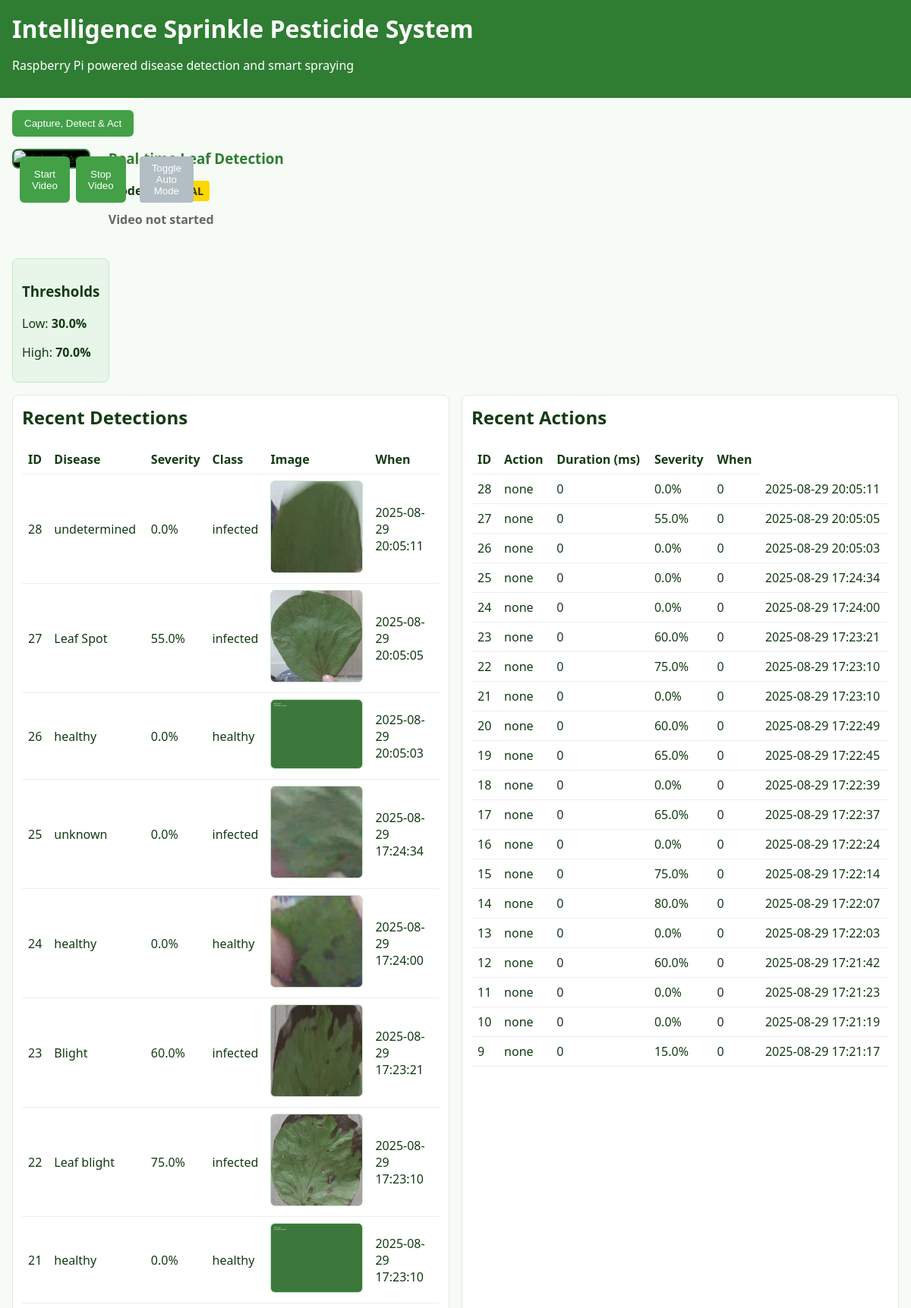
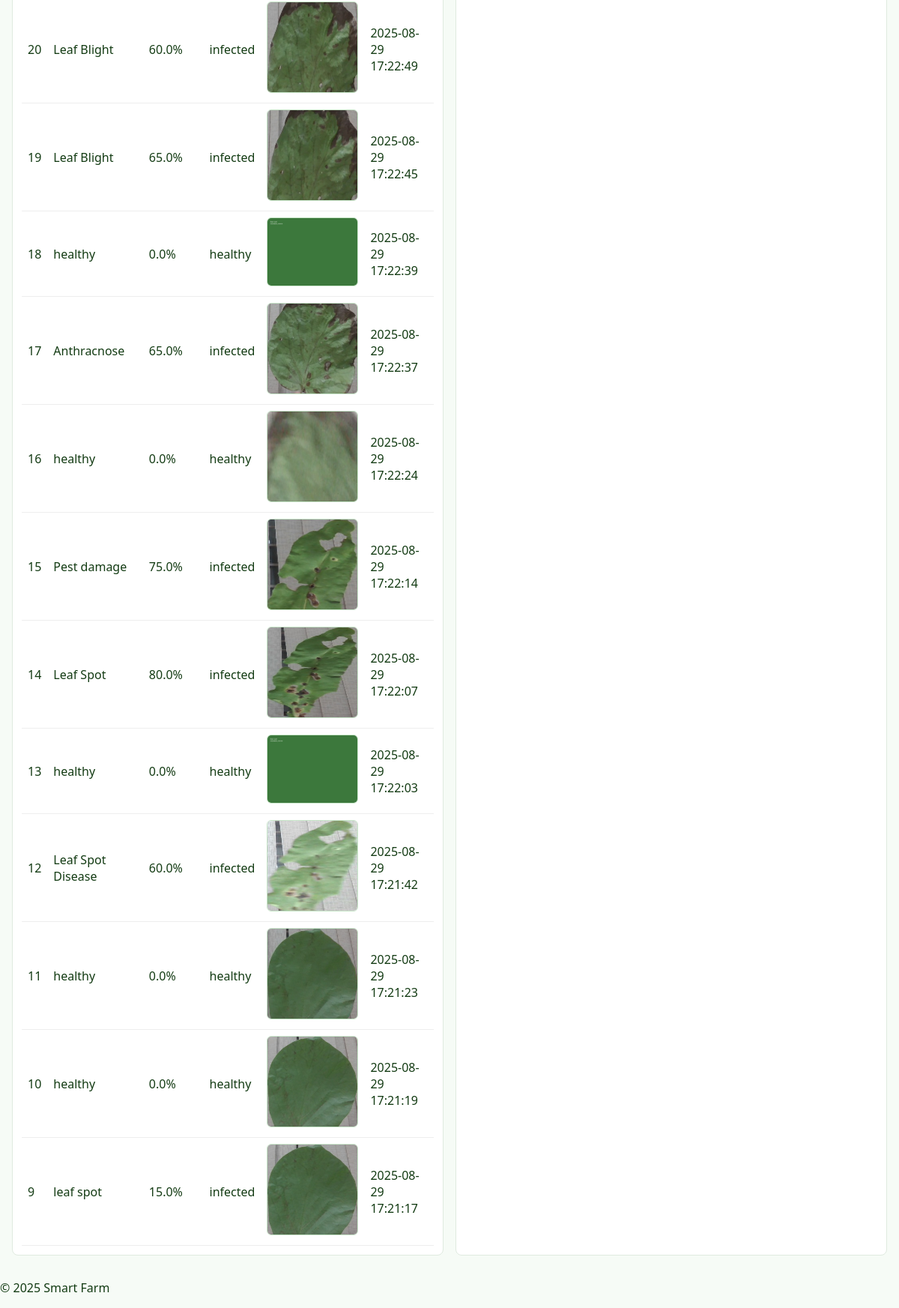
The page / on the database its author committed (2 pictures, top to bottom).
### tables this page shows
CREATE TABLE detections (
                id INTEGER PRIMARY KEY AUTOINCREMENT,
                capture_id INTEGER NOT NULL,
                disease TEXT,
                severity REAL,
                raw_json TEXT,
                created_at DATETIME DEFAULT CURRENT_TIMESTAMP,
                FOREIGN KEY(capture_id) REFERENCES captures(id)
            );

CREATE TABLE actions (
                id INTEGER PRIMARY KEY AUTOINCREMENT,
                detection_id INTEGER NOT NULL,
                action TEXT NOT NULL,
                duration_ms INTEGER DEFAULT 0,
                created_at DATETIME DEFAULT CURRENT_TIMESTAMP,
                FOREIGN KEY(detection_id) REFERENCES detections(id)
            );

### app/routes.py (the view)
@bp.route("/")
def index():
    captures, detections, actions = get_recent(limit=20)
    return render_template(
        "index.html",
        captures=captures,
        detections=detections,
        actions=actions,
        low=current_app.config["SEVERITY_LOW_THRESHOLD"],
        high=current_app.config["SEVERITY_HIGH_THRESHOLD"],
    )

### app/db.py (called while the page is built)
def get_db() -> sqlite3.Connection:
    if "db" not in g:
        db_path = current_app.config["DATABASE_PATH"]
        os.makedirs(os.path.dirname(db_path), exist_ok=True)
        conn = sqlite3.connect(db_path, detect_types=sqlite3.PARSE_DECLTYPES)
        conn.row_factory = sqlite3.Row
        g.db = conn
    return g.db  # type: ignore

def get_recent(limit: int = 20) -> Tuple[list, list, list]:
    db = get_db()
    captures = db.execute("SELECT * FROM captures ORDER BY id DESC LIMIT ?", (limit,)).fetchall()
    detections = db.execute(
        "SELECT d.*, c.image_path FROM detections d JOIN captures c ON d.capture_id = c.id ORDER BY d.id DESC LIMIT ?",
        (limit,),
    ).fetchall()
    actions = db.execute(
        "SELECT a.*, d.disease, d.severity FROM actions a JOIN detections d ON a.detection_id = d.id ORDER BY a.id DESC LIMIT ?",
        (limit,),
    ).fetchall()
    return list(captures), list(detections), list(actions)

### app/templates/index.html (shortened to what this page needs)
{% extends "base.html" %}
{% block content %}
<section class="controls">
	<button id="captureBtn">Capture, Detect & Act</button>
</section>
<section class="video-section">
	<div class="video-container">
		<div class="video-overlay">
			<button id="startVideoBtn">Start Video</button>
			<button id="stopVideoBtn">Stop Video</button>
			<button id="toggleModeBtn">Toggle Auto Mode</button>
		</div>
	</div>
	<div class="detection-info">
		<h3>Real-time Leaf Detection</h3>
		<div class="mode-display">
			<span>Mode: </span>
			<span id="modeIndicator" class="mode-indicator manual">MANUAL</span>
		</div>
		<p id="detectionStatus">Video not started</p>
	</div>
</section>
<section class="status-cards">
	<div class="card">
		<h3>Thresholds</h3>
		<p>Low: <strong>{{ low }}%</strong></p>
		<p>High: <strong>{{ high }}%</strong></p>
	</div>
</section>
<section class="grid">
	<div class="panel">
		<h2>Recent Detections</h2>
		<table>
			<thead>
				<tr>
					<th>ID</th>
					<th>Disease</th>
					<th>Severity</th>
					<th>Class</th>
					<th>Image</th>
					<th>When</th>
				</tr>
			</thead>
			<tbody>
				{% for d in detections %}
				<tr>
					<td>{{ d.id }}</td>
					<td>{{ d.disease }}</td>
					<td>{{ '%.1f'|format(d.severity or 0) }}%</td>
					<td>{{ 'healthy' if (d.severity or 0) <= low and (d.disease or '').lower() == 'healthy' else 'infected' }}</td>
					<td>
						<img src="/{{ d.image_path | replace('\\', '/') }}" alt="leaf" class="thumb" onerror="this.style.display='none'" />
					</td>
					<td>{{ d.created_at }}</td>
				</tr>
				{% endfor %}
			</tbody>
		</table>
	</div>
	<div class="panel">
		<h2>Recent Actions</h2>
		<table>
			<thead>
				<tr>
					<th>ID</th>
					<th>Action</th>
					<th>Duration (ms)</th>
					<th>Severity</th>
					<th>When</th>
				</tr>
			</thead>
			<tbody>
				{% for a in actions %}
				<tr>
					<td>{{ a.id }}</td>
					<td>{{ a.action }}</td>
					<td>{{ a.duration_ms }}</td>
					<td>{{ '%.1f'|format(a.severity or 0) }}%</td>
					<td>{{ a.duration_ms }}</td>
					<td>{{ a.created_at }}</td>
				</tr>
				{% endfor %}
			</tbody>
		</table>
	</div>
</section>
{% endblock %}

### app/templates/base.html (shortened to what this page needs)
<!doctype html>
<html lang="en">
	<head>
		<link rel="stylesheet" href="/static/style.css">
	</head>
	<body>
		<header>
			<h1>Intelligence Sprinkle Pesticide System</h1>
			<p>Raspberry Pi powered disease detection and smart spraying</p>
		</header>
		<main>
			{% block content %}{% endblock %}
		</main>
		<footer>
			<p>&copy; {{ 2025 }} Smart Farm</p>
		</footer>
	</body>
</html>

### app/static/style.css (style rules this page uses)
body { font-family: system-ui, -apple-system, Segoe UI, Roboto, Arial, sans-serif; margin: 0; background: #f6fbf6; color: #133b13; }
header { background: #2e7d32; color: #fff; padding: 16px; }
header h1 { margin: 0; }
main { padding: 16px; }
.controls { display: flex; gap: 12px; align-items: center; margin-bottom: 16px; }
button { background: #43a047; color: #fff; border: none; padding: 10px 16px; border-radius: 6px; cursor: pointer; }
.status-cards { display: flex; gap: 12px; margin-bottom: 16px; }
.card { background: #e8f5e9; border: 1px solid #c8e6c9; border-radius: 8px; padding: 12px; }
.grid { display: grid; grid-template-columns: 1fr 1fr; gap: 16px; }
.panel { background: #fff; border: 1px solid #dfeadf; border-radius: 8px; padding: 12px; }
.panel h2 { margin-top: 0; }
table { width: 100%; border-collapse: collapse; }
th, td { text-align: left; padding: 8px; border-bottom: 1px solid #eee; }
.thumb { width: 120px; height: auto; border-radius: 6px; border: 1px solid #c8e6c9; }
.video-section { margin-bottom: 24px; }
.video-container { position: relative; display: inline-block; margin-right: 20px; }
.video-overlay { position: absolute; top: 10px; left: 10px; display: flex; gap: 8px; }
.detection-info { display: inline-block; vertical-align: top; max-width: 300px; }
.detection-info h3 { margin-top: 0; color: #2e7d32; }
#detectionStatus { font-weight: 600; color: #666; }
.mode-display { margin-bottom: 10px; font-weight: bold; }
.mode-indicator { padding: 4px 8px; border-radius: 4px; font-weight: bold; font-size: 0.9em; text-transform: uppercase; }
.mode-indicator.manual { background-color: #ffd700; color: #333; }
#toggleModeBtn { background-color: #6c5ce7; color: white; border: none; padding: 8px 16px; border-radius: 4px; cursor: pointer; margin-left: 10px; }
#toggleModeBtn:disabled { background-color: #b2bec3; cursor: not-allowed; }

### rows shown on the page
detections: id "28", disease "undetermined", severity "0.0", severity+disease "infected", shows a picture, created_at "2025-08-29 20:05:11"
detections: id "27", disease "Leaf Spot", severity "55.0", severity "infected", shows a picture, created_at "2025-08-29 20:05:05"
detections: id "26", disease "healthy", severity "0.0", severity+disease "healthy", shows a picture, created_at "2025-08-29 20:05:03"
detections: id "25", disease "unknown", severity "0.0", severity+disease "infected", shows a picture, created_at "2025-08-29 17:24:34"
detections: id "24", disease "healthy", severity "0.0", severity+disease "healthy", shows a picture, created_at "2025-08-29 17:24:00"
detections: id "23", disease "Blight", severity "60.0", severity "infected", shows a picture, created_at "2025-08-29 17:23:21"
detections: id "22", disease "Leaf blight", severity "75.0", severity "infected", shows a picture, created_at "2025-08-29 17:23:10"
detections: id "21", disease "healthy", severity "0.0", severity+disease "healthy", shows a picture, created_at "2025-08-29 17:23:10"
detections: id "20", disease "Leaf Blight", severity "60.0", severity "infected", shows a picture, created_at "2025-08-29 17:22:49"
detections: id "19", disease "Leaf Blight", severity "65.0", severity "infected", shows a picture, created_at "2025-08-29 17:22:45"
detections: id "18", disease "healthy", severity "0.0", severity+disease "healthy", shows a picture, created_at "2025-08-29 17:22:39"
detections: id "17", disease "Anthracnose", severity "65.0", severity "infected", shows a picture, created_at "2025-08-29 17:22:37"
detections: id "16", disease "healthy", severity "0.0", severity+disease "healthy", shows a picture, created_at "2025-08-29 17:22:24"
detections: id "15", disease "Pest damage", severity "75.0", severity "infected", shows a picture, created_at "2025-08-29 17:22:14"
detections: id "14", disease "Leaf Spot", severity "80.0", severity "infected", shows a picture, created_at "2025-08-29 17:22:07"
detections: id "13", disease "healthy", severity "0.0", severity+disease "healthy", shows a picture, created_at "2025-08-29 17:22:03"
detections: id "12", disease "Leaf Spot Disease", severity "60.0", severity "infected", shows a picture, created_at "2025-08-29 17:21:42"
detections: id "11", disease "healthy", severity "0.0", severity+disease "healthy", shows a picture, created_at "2025-08-29 17:21:23"
detections: id "10", disease "healthy", severity "0.0", severity+disease "healthy", shows a picture, created_at "2025-08-29 17:21:19"
detections: id "9", disease "leaf spot", severity "15.0", severity+disease "infected", shows a picture, created_at "2025-08-29 17:21:17"
actions: id "28", action "none", duration_ms "0", created_at "2025-08-29 20:05:11"
actions: id "27", action "none", duration_ms "0", created_at "2025-08-29 20:05:05"
actions: id "26", action "none", duration_ms "0", created_at "2025-08-29 20:05:03"
actions: id "25", action "none", duration_ms "0", created_at "2025-08-29 17:24:34"
actions: id "24", action "none", duration_ms "0", created_at "2025-08-29 17:24:00"
actions: id "23", action "none", duration_ms "0", created_at "2025-08-29 17:23:21"
actions: id "22", action "none", duration_ms "0", created_at "2025-08-29 17:23:10"
actions: id "21", action "none", duration_ms "0", created_at "2025-08-29 17:23:10"
actions: id "20", action "none", duration_ms "0", created_at "2025-08-29 17:22:49"
actions: id "19", action "none", duration_ms "0", created_at "2025-08-29 17:22:45"
actions: id "18", action "none", duration_ms "0", created_at "2025-08-29 17:22:39"
actions: id "17", action "none", duration_ms "0", created_at "2025-08-29 17:22:37"
actions: id "16", action "none", duration_ms "0", created_at "2025-08-29 17:22:24"
actions: id "15", action "none", duration_ms "0", created_at "2025-08-29 17:22:14"
actions: id "14", action "none", duration_ms "0", created_at "2025-08-29 17:22:07"
actions: id "13", action "none", duration_ms "0", created_at "2025-08-29 17:22:03"
actions: id "12", action "none", duration_ms "0", created_at "2025-08-29 17:21:42"
actions: id "11", action "none", duration_ms "0", created_at "2025-08-29 17:21:23"
actions: id "10", action "none", duration_ms "0", created_at "2025-08-29 17:21:19"
actions: id "9", action "none", duration_ms "0", created_at "2025-08-29 17:21:17"

### other values the page prints
{{ low }} "30.0"
{{ high }} "70.0"
{{ 2025 }} "2025"
